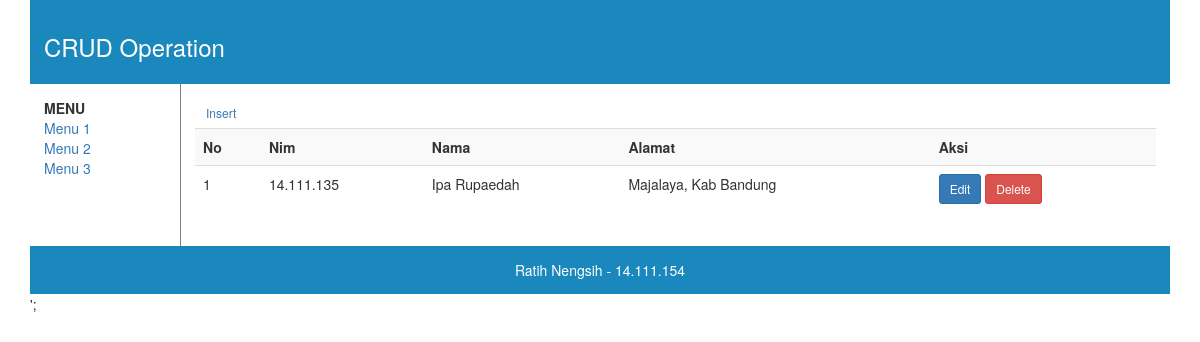
Before: / with the older database file.
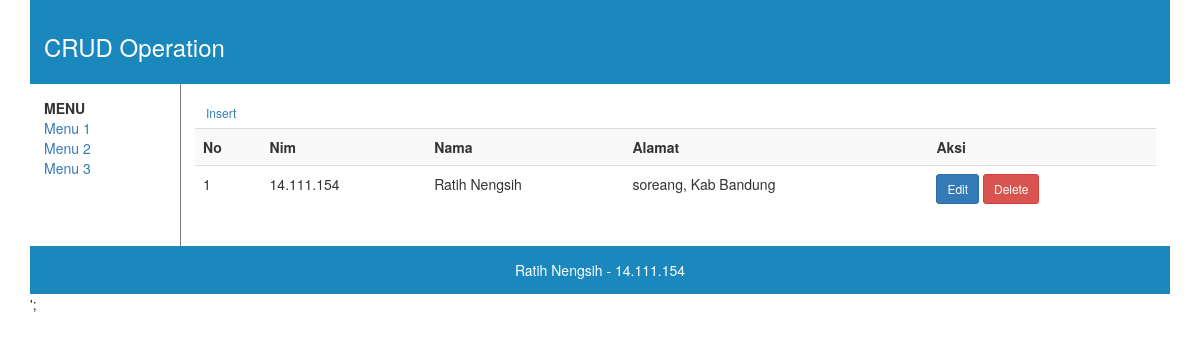
After: the same page with the newer database file.
### tables this page shows
CREATE TABLE IF NOT EXISTS `biodata` (
  `nim` varchar(10) NOT NULL,
  `nama` varchar(50) NOT NULL,
  `alamat` varchar(50) NOT NULL
);

### index.php (the view, shortened to what this page needs)
<?php
include("conn.php");
?>
<!DOCTYPE HTML>
<html>
<head><title>CRUD</title>
<link href="css/style.css" rel="stylesheet">
<link href="css/bootstrap.min.css" rel="stylesheet">
</head>
<body>
<div class="container">
	<header>
		<h3>CRUD Operation</h3>
	</header>
	<nav>
		<ul>
			<li><b>MENU</b></li>
			<li><a href="#">Menu 1</a></li>
			<li><a href="#">Menu 2</a></li>
			<li><a href="#">Menu 3</a></li>
		</ul>
	</nav>
	<article>
<table class="table table-striped table-hover">
			<a href="add.php" class="btn btn-link btn-sm"> Insert</a>
			<tr>
				<td><b>No</b></td>
				<td><b>Nim</b></td>
				<td><b>Nama</b></td>
				<td><b>Alamat</b></td>
				<td><b>Aksi</b></td>
			</tr>
	<?php
	$sql = mysqli_query($conn, "SELECT * FROM biodata WHERE nim ");
	if(mysqli_num_rows($sql) == 0){
		echo '<tr><td colspan="5">Data Tidak Ada.</td></tr>';
	}else{
		$no = 1;
		while($row = mysqli_fetch_assoc($sql)){
	echo '<tr>
			<td>'.$no.'</td>
			<td>'.$row['nim'].'</td>
			<td>'.$row['nama'].'</td>
			<td>'.$row['alamat'].'</td>';
	echo  '<td>
			<a href="edit.php?nim='.$row['nim'].'" title="Edit Data" class="btn btn-primary btn-sm">Edit</a>
			<a href="index.php?aksi=delete&nim='.$row['nim'].'" title="Hapus Data" onclick="return confirm(\'Anda yakin akan menghapus data '.$row['nama'].'?\')" class="btn btn-danger btn-sm">Delete</a></td>
		</tr>';
		$no++;
		}
	}
?>
		</table>
	</article>
	<footer>Ratih Nengsih - 14.111.154</footer>
</body>
</html>';

### style.css (style rules this page uses)
header { padding: 1em; color: white; background-color: #1a88bc; clear: left; }
footer { padding: 1em; color: white; background-color: #1a88bc; text-align: center; }
nav { float: left; margin: 0; padding: 1em; }
nav ul { list-style-type: none; padding: 0; }
nav ul a { text-decoration: none; }
article { margin-left: 150px; border-left: 1px solid gray; padding: 1em; overflow: hidden; }

Changed rows visible on the page:
removed biodata: nim "14.111.135", nama "Ipa Rupaedah", alamat "Majalaya, Kab Bandung"
added biodata: nim "14.111.154", nama "Ratih Nengsih", alamat "soreang, Kab Bandung"
